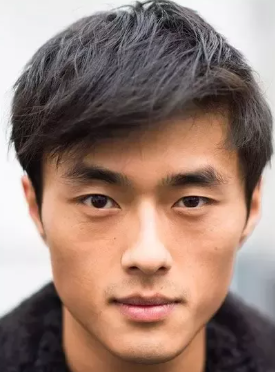
#> input picture unauthorized_images/Screenshot 2025-03-07 145624.png, 275 x 372 px, given as the content of the folder authorized_images, which was not available
$ python train_model.py
#> lines starting #> are read from the running program, lines starting #| are printed output that depends on the picture; pictures that were not available may be replaced by others from this repository, and a replacement may not be noted
import cv2
import os
import numpy as np

# Define folders for authorized and unauthorized images
authorized_dir = "authorized_images"
unauthorized_dir = "unauthorized_images"

faces = []
labels = []

# Load the Haar cascade for face detection
face_cascade = cv2.CascadeClassifier(cv2.data.haarcascades + "haarcascade_frontalface_default.xml")

# Define labels for each class
AUTHORIZED_LABEL = 1
UNAUTHORIZED_LABEL = 0

def process_images(directory, label):
    for filename in os.listdir(directory):
        if filename.lower().endswith((".jpg", ".jpeg", ".png")):
            path = os.path.join(directory, filename)
            img = cv2.imread(path)
            if img is None:
                continue
            # Convert to grayscale and equalize histogram for normalization
            gray = cv2.cvtColor(img, cv2.COLOR_BGR2GRAY)
            gray = cv2.equalizeHist(gray)
            # Detect faces in the image
            detected_faces = face_cascade.detectMultiScale(gray, scaleFactor=1.1, minNeighbors=5)
            for (x, y, w, h) in detected_faces:
                face_roi = gray[y:y+h, x:x+w]
                # Resize to a fixed size (e.g., 200x200) for consistency
                face_roi = cv2.resize(face_roi, (200, 200))
                faces.append(face_roi)
                labels.append(label)

# Process authorized images
process_images(authorized_dir, AUTHORIZED_LABEL)
#> in process_images, img is the input picture: shape (372, 275, 3); mean B, G, R 114.7, 125.5, 151.3
#> in process_images, `gray = cv2.cvtColor(img, cv2.COLOR_BGR2GRAY)`:
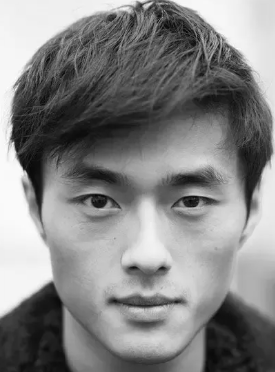
#> gray: shape (372, 275); min 4, max 254, mean 132
#> in process_images, `detected_faces = face_cascade.detectMultiScale(gray, scaleFactor=1.1, ..`: detected_faces = [[17, 111, 244, 244]]
#> the loop in process_images, `for (x, y, w, h) in detected_faces:` made 1 pass
#> pass 1, in process_images, `face_roi = gray[y:y+h, x:x+w]`:
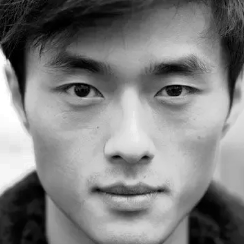
#> face_roi: shape (244, 244); min 0, max 255, mean 126.7
#> after the loop in process_images, `for (x, y, w, h) in detected_faces:`: faces = 1 item; labels = [1]
# Process unauthorized images
process_images(unauthorized_dir, UNAUTHORIZED_LABEL)
#> the loop in process_images (call 2), `for (x, y, w, h) in detected_faces:` made 1 pass
#> after the loop in process_images (call 2), `for (x, y, w, h) in detected_faces:`: faces = 2 items; labels = [1, 0]
#> pass 2 of the loop in process_images, `for filename in os.listdir(directory):`:
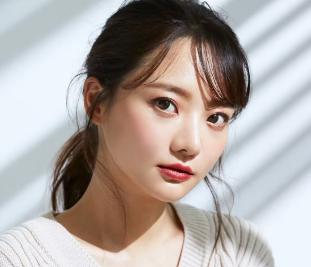
#> input picture unauthorized_images/Screenshot 2025-03-07 145713.png, 311 x 267 px
#> in process_images, img is the input picture: shape (267, 311, 3); mean B, G, R 164.3, 167.8, 176.3
#> in process_images (call 2), `gray = cv2.equalizeHist(gray)`:
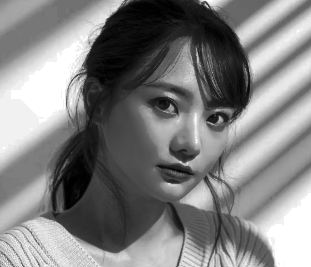
#> gray: shape (267, 311); min 0, max 255, mean 128.8
#> detected_faces = [[107, 46, 164, 164]]
#> the loop in process_images (call 2), `for (x, y, w, h) in detected_faces:` made 1 pass
#> pass 1, in process_images (call 2), `face_roi = gray[y:y+h, x:x+w]`:
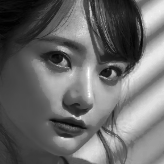
#> face_roi: shape (164, 164); min 0, max 255, mean 105.4
#> after the loop in process_images (call 2), `for (x, y, w, h) in detected_faces:`: faces = 3 items; labels = [1, 0, 0]
#> pass 3 of the loop in process_images, `for filename in os.listdir(directory):`:
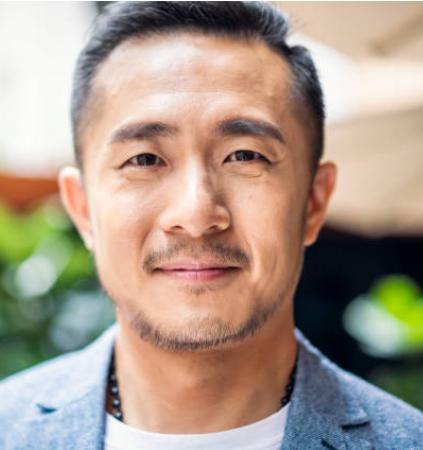
#> input picture unauthorized_images/Screenshot 2025-03-07 145757.png, 423 x 450 px
#> in process_images, img is the input picture: shape (450, 423, 3); mean B, G, R 140.1, 154.1, 171.1
#> in process_images (call 2), `gray = cv2.equalizeHist(gray)`:
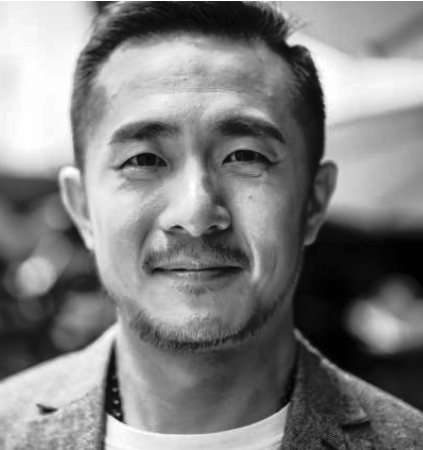
#> gray: shape (450, 423); min 0, max 255, mean 128.2
#> detected_faces = [[53, 46, 288, 288]]
#> the loop in process_images (call 2), `for (x, y, w, h) in detected_faces:` made 1 pass
#> pass 1, in process_images (call 2), `face_roi = gray[y:y+h, x:x+w]`:
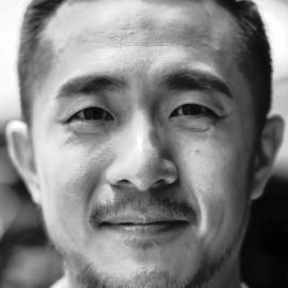
#> face_roi: shape (288, 288); min 1, max 254, mean 129.1
#> after the loop in process_images (call 2), `for (x, y, w, h) in detected_faces:`: faces = 4 items; labels = [1, 0, 0, 0]

if len(faces) == 0:
    print("No faces found in training images.")
    exit(1)

# Create and train the LBPH face recognizer
recognizer = cv2.face.LBPHFaceRecognizer_create()
recognizer.train(faces, np.array(labels))
recognizer.write("model.xml")
print("Training complete. Model saved as model.xml.")
